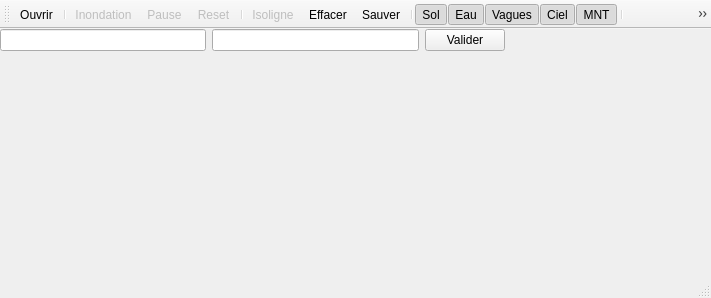
<?xml version="1.0" encoding="UTF-8"?>
<ui version="4.0">
 <class>MainWindow</class>
 <widget class="QMainWindow" name="MainWindow">
  <property name="geometry">
   <rect>
    <x>0</x>
    <y>0</y>
    <width>711</width>
    <height>298</height>
   </rect>
  </property>
  <property name="windowTitle">
   <string>MNT et Inondation</string>
  </property>
  <widget class="QWidget" name="centralWidget">
   <layout class="QHBoxLayout" name="horizontalLayout_2">
    <property name="spacing">
     <number>0</number>
    </property>
    <property name="leftMargin">
     <number>0</number>
    </property>
    <property name="topMargin">
     <number>0</number>
    </property>
    <property name="rightMargin">
     <number>0</number>
    </property>
    <property name="bottomMargin">
     <number>0</number>
    </property>
    <item>
     <layout class="QVBoxLayout" name="verticalLayout">
      <property name="spacing">
       <number>0</number>
      </property>
      <item>
       <layout class="QHBoxLayout" name="horizontalLayoutMenu">
        <item>
         <widget class="QLineEdit" name="vitesse">
          <property name="inputMask">
           <string/>
          </property>
         </widget>
        </item>
        <item>
         <widget class="QLineEdit" name="precision"/>
        </item>
        <item>
         <widget class="QPushButton" name="valider">
          <property name="text">
           <string>Valider</string>
          </property>
         </widget>
        </item>
        <item>
         <spacer name="horizontalSpacer">
          <property name="orientation">
           <enum>Qt::Horizontal</enum>
          </property>
          <property name="sizeHint" stdset="0">
           <size>
            <width>40</width>
            <height>20</height>
           </size>
          </property>
         </spacer>
        </item>
       </layout>
      </item>
      <item>
       <widget class="MondeViewer" name="widget" native="true">
        <property name="sizePolicy">
         <sizepolicy hsizetype="Expanding" vsizetype="Expanding">
          <horstretch>0</horstretch>
          <verstretch>0</verstretch>
         </sizepolicy>
        </property>
       </widget>
      </item>
     </layout>
    </item>
   </layout>
  </widget>
  <widget class="QStatusBar" name="statusBar"/>
  <widget class="QToolBar" name="toolBar">
   <property name="enabled">
    <bool>true</bool>
   </property>
   <property name="windowTitle">
    <string>toolBar</string>
   </property>
   <attribute name="toolBarArea">
    <enum>TopToolBarArea</enum>
   </attribute>
   <attribute name="toolBarBreak">
    <bool>false</bool>
   </attribute>
   <addaction name="actionOuvrir"/>
   <addaction name="separator"/>
   <addaction name="actionInondation"/>
   <addaction name="actionPause"/>
   <addaction name="actionReset"/>
   <addaction name="separator"/>
   <addaction name="actionIsoligne"/>
   <addaction name="actionEffacer"/>
   <addaction name="actionSauver"/>
   <addaction name="separator"/>
   <addaction name="actionSol"/>
   <addaction name="actionEau"/>
   <addaction name="actionVagues"/>
   <addaction name="actionCiel"/>
   <addaction name="actionMNT"/>
   <addaction name="separator"/>
   <addaction name="actionCouleurs_Textures"/>
   <addaction name="actionVBO"/>
  </widget>
  <action name="actionOuvrir">
   <property name="text">
    <string>Ouvrir</string>
   </property>
   <property name="toolTip">
    <string>Ouvrir un fichier .xyz</string>
   </property>
   <property name="shortcut">
    <string>O</string>
   </property>
  </action>
  <action name="actionInondation">
   <property name="enabled">
    <bool>false</bool>
   </property>
   <property name="text">
    <string>Inondation</string>
   </property>
   <property name="toolTip">
    <string>Lancer la montée des eaux</string>
   </property>
   <property name="shortcut">
    <string>L</string>
   </property>
  </action>
  <action name="actionPause">
   <property name="enabled">
    <bool>false</bool>
   </property>
   <property name="text">
    <string>Pause</string>
   </property>
   <property name="toolTip">
    <string>Stopper la monter des eaux</string>
   </property>
   <property name="shortcut">
    <string>Space</string>
   </property>
  </action>
  <action name="actionReset">
   <property name="enabled">
    <bool>false</bool>
   </property>
   <property name="text">
    <string>Reset</string>
   </property>
   <property name="toolTip">
    <string>Remettre à zéro</string>
   </property>
   <property name="shortcut">
    <string>R</string>
   </property>
  </action>
  <action name="actionIsoligne">
   <property name="enabled">
    <bool>false</bool>
   </property>
   <property name="text">
    <string>Isoligne</string>
   </property>
   <property name="toolTip">
    <string>Calculer l'isoligne pour la hauteur d'eau actuelle</string>
   </property>
  </action>
  <action name="actionVBO">
   <property name="checkable">
    <bool>true</bool>
   </property>
   <property name="text">
    <string>VBO</string>
   </property>
   <property name="toolTip">
    <string>Utiliser les VBO</string>
   </property>
  </action>
  <action name="actionVagues">
   <property name="checkable">
    <bool>true</bool>
   </property>
   <property name="checked">
    <bool>true</bool>
   </property>
   <property name="text">
    <string>Vagues</string>
   </property>
   <property name="toolTip">
    <string>Afficher des vagues sur l'eau</string>
   </property>
  </action>
  <action name="actionSol">
   <property name="checkable">
    <bool>true</bool>
   </property>
   <property name="checked">
    <bool>true</bool>
   </property>
   <property name="text">
    <string>Sol</string>
   </property>
   <property name="toolTip">
    <string>Afficher le sol</string>
   </property>
  </action>
  <action name="actionEau">
   <property name="checkable">
    <bool>true</bool>
   </property>
   <property name="checked">
    <bool>true</bool>
   </property>
   <property name="text">
    <string>Eau</string>
   </property>
   <property name="toolTip">
    <string>Afficher l'eau</string>
   </property>
  </action>
  <action name="actionMNT">
   <property name="checkable">
    <bool>true</bool>
   </property>
   <property name="checked">
    <bool>true</bool>
   </property>
   <property name="text">
    <string>MNT</string>
   </property>
   <property name="toolTip">
    <string>Afficher le MNT</string>
   </property>
  </action>
  <action name="actionCiel">
   <property name="checkable">
    <bool>true</bool>
   </property>
   <property name="checked">
    <bool>true</bool>
   </property>
   <property name="text">
    <string>Ciel</string>
   </property>
   <property name="toolTip">
    <string>Afficher le Ciel</string>
   </property>
  </action>
  <action name="actionCouleurs_Textures">
   <property name="checkable">
    <bool>true</bool>
   </property>
   <property name="text">
    <string>Couleurs/Textures</string>
   </property>
   <property name="toolTip">
    <string>Inverser Textures/Couleurs</string>
   </property>
   <property name="visible">
    <bool>false</bool>
   </property>
   <property name="iconVisibleInMenu">
    <bool>true</bool>
   </property>
  </action>
  <action name="actionSauver">
   <property name="text">
    <string>Sauver</string>
   </property>
   <property name="toolTip">
    <string>Sauver l'isoligne</string>
   </property>
   <property name="visible">
    <bool>false</bool>
   </property>
  </action>
  <action name="actionEffacer">
   <property name="text">
    <string>Effacer</string>
   </property>
   <property name="toolTip">
    <string>Effacer l'isoligne</string>
   </property>
   <property name="visible">
    <bool>false</bool>
   </property>
  </action>
 </widget>
 <layoutdefault spacing="6" margin="11"/>
 <customwidgets>
  <customwidget>
   <class>MondeViewer</class>
   <extends>QWidget</extends>
   <header>mondeviewer.h</header>
   <container>1</container>
  </customwidget>
 </customwidgets>
 <resources/>
 <connections/>
</ui>
